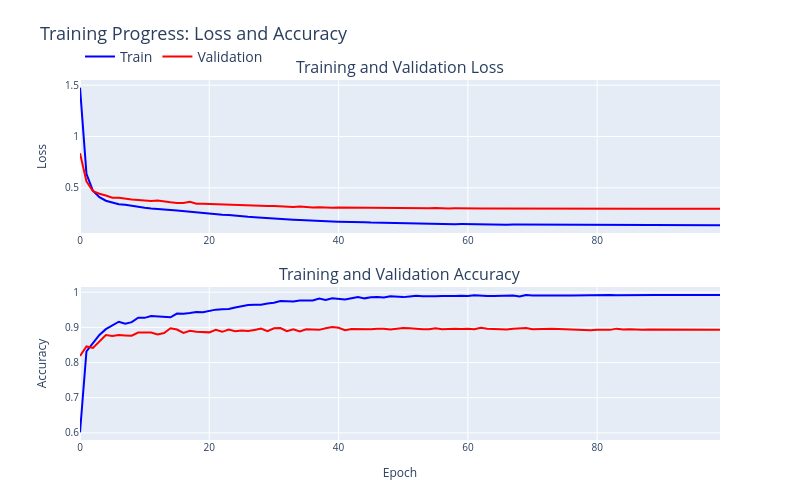

Notebook cell for this chart:
### Code cell
# Create combined plot with loss and accuracy subplots

# Prepare data
loss_df = pd.DataFrame({
    'Epoch': list(range(len(train_losses))) + list(range(len(val_losses))),
    'Loss': train_losses + val_losses,
    'Type': ['Train'] * len(train_losses) + ['Validation'] * len(val_losses)
})

metric_df = pd.DataFrame({
    'Epoch': list(range(len(train_metrics))) + list(range(len(val_metrics))),
    'Accuracy': train_metrics + val_metrics,
    'Type': ['Train'] * len(train_metrics) + ['Validation'] * len(val_metrics)
})

# Create subplots
fig = make_subplots(
    rows=2, cols=1,
    subplot_titles=['Training and Validation Loss', 'Training and Validation Accuracy'],
    vertical_spacing=0.15
)

# Colors shared across metrics
colors = {'Train': 'blue', 'Validation': 'red'}

# Add loss plot traces (these will own the legend entries)
for type_name in ['Train', 'Validation']:
    type_data = loss_df[loss_df['Type'] == type_name]
    fig.add_trace(
        go.Scatter(
            x=type_data['Epoch'],
            y=type_data['Loss'],
            mode='lines',
            name=type_name,               # Single legend entry per type
            legendgroup=type_name,
            showlegend=True,              # Only show legend for loss traces
            line=dict(color=colors[type_name], width=2),
            hovertemplate=f"Epoch %{{x}}<br>{type_name} Loss: %{{y:.4f}}<extra></extra>"
        ),
        row=1, col=1
    )

# Add accuracy plot traces (no new legend entries, grouped with loss) - now solid lines
for type_name in ['Train', 'Validation']:
    type_data = metric_df[metric_df['Type'] == type_name]
    fig.add_trace(
        go.Scatter(
            x=type_data['Epoch'],
            y=type_data['Accuracy'],
            mode='lines',
            name=type_name,               # Same name but suppressed in legend
            legendgroup=type_name,
            showlegend=False,
            line=dict(color=colors[type_name], width=2),
            hovertemplate=f"Epoch %{{x}}<br>{type_name} Accuracy: %{{y:.4f}}<extra></extra>"
        ),
        row=2, col=1
    )

# Update layout (dimensions & base styling)
fig.update_layout(
    height=500,
    width=fig_width,
    title_text="Training Progress: Loss and Accuracy",
    showlegend=True,
    legend=dict(title=None, orientation='h', yanchor='bottom', y=1.02, xanchor='left', x=0),
    margin=dict(l=80, r=80, t=80, b=60)
)

# Axis labels
fig.update_xaxes(title_text="Epoch", row=2, col=1)
fig.update_yaxes(title_text="Loss", row=1, col=1)
fig.update_yaxes(title_text="Accuracy", row=2, col=1)

# Apply custom font sizes
fig.update_layout(
    title_font=dict(size=title_fontsize),
    font=dict(size=legend_fontsize),
    legend=dict(font=dict(size=legend_fontsize))
)

# Axis title and tick font tuning
axis_title_size = max(legend_fontsize - 2, int(0.85 * legend_fontsize))
axis_tick_size = max(legend_fontsize - 4, int(0.7 * legend_fontsize))
fig.update_xaxes(title_font=dict(size=axis_title_size), tickfont=dict(size=axis_tick_size))
fig.update_yaxes(title_font=dict(size=axis_title_size), tickfont=dict(size=axis_tick_size))

fig.show()

# Save plot
fig.write_html("figures/cell_type/cell_type_training.html")
fig.write_image("figures/cell_type/cell_type_training.png", width=fig_width, height=500, scale=2)

### Figure 1 — Plotly figure (JSON) as saved in the notebook; plotly's stock layout.template omitted (floating-point values rounded to 4 significant figures)
{"data": [{"hovertemplate": "Epoch %{x}<br>Train Loss: %{y:.4f}<extra></extra>", "legendgroup": "Train", "line": {"color": "blue", "width": 2}, "mode": "lines", "name": "Train", "showlegend": true, "type": "scatter", "x": [0, 1, 2, 3, 4, 5, 6, 7, 8, 9, 10, 11, 12, 13, 14, 15, 16, 17, 18, 19, 20, 21, 22, 23, 24, 25, 26, 27, 28, 29, 30, 31, 32, 33, 34, 35, 36, 37, 38, 39, 40, 41, 42, 43, 44, 45, 46, 47, 48, 49, 50, 51, 52, 53, 54, 55, 56, 57, 58, 59, 60, 61, 62, 63, 64, 65, 66, 67, 68, 69, 70, 71, 72, 73, 74, 75, 76, 77, 78, 79, 80, 81, 82, 83, 84, 85, 86, 87, 88, 89, 90, 91, 92, 93, 94, 95, 96, 97, 98, 99], "xaxis": "x", "y": [1.476, 0.6351, 0.4708, 0.4092, 0.3739, 0.3535, 0.3397, 0.3354, 0.3239, 0.3164, 0.3052, 0.2987, 0.2955, 0.2947, 0.2844, 0.278, 0.2717, 0.2668, 0.2649, 0.2555, 0.2487, 0.2439, 0.2378, 0.236, 0.2279, 0.2208, 0.2177, 0.2138, 0.2089, 0.2052, 0.1979, 0.1952, 0.1921, 0.1891, 0.1861, 0.182, 0.1794, 0.1768, 0.1757, 0.1714, 0.1698, 0.1696, 0.1663, 0.1635, 0.164, 0.161, 0.1594, 0.1578, 0.1562, 0.1552, 0.1551, 0.1527, 0.1509, 0.15, 0.1509, 0.1488, 0.1484, 0.1465, 0.1456, 0.1459, 0.1441, 0.1427, 0.1427, 0.1428, 0.142, 0.1415, 0.1406, 0.1411, 0.1408, 0.1396, 0.1388, 0.1386, 0.138, 0.1377, 0.1376, 0.1376, 0.1368, 0.1362, 0.1368, 0.1362, 0.1351, 0.1353, 0.1357, 0.135, 0.1357, 0.1353, 0.1347, 0.1348, 0.1348, 0.1339, 0.1347, 0.1344, 0.1345, 0.1341, 0.1345, 0.1345, 0.1345, 0.1345, 0.134, 0.1345], "yaxis": "y"}, {"hovertemplate": "Epoch %{x}<br>Validation Loss: %{y:.4f}<extra></extra>", "legendgroup": "Validation", "line": {"color": "red", "width": 2}, "mode": "lines", "name": "Validation", "showlegend": true, "type": "scatter", "x": [0, 1, 2, 3, 4, 5, 6, 7, 8, 9, 10, 11, 12, 13, 14, 15, 16, 17, 18, 19, 20, 21, 22, 23, 24, 25, 26, 27, 28, 29, 30, 31, 32, 33, 34, 35, 36, 37, 38, 39, 40, 41, 42, 43, 44, 45, 46, 47, 48, 49, 50, 51, 52, 53, 54, 55, 56, 57, 58, 59, 60, 61, 62, 63, 64, 65, 66, 67, 68, 69, 70, 71, 72, 73, 74, 75, 76, 77, 78, 79, 80, 81, 82, 83, 84, 85, 86, 87, 88, 89, 90, 91, 92, 93, 94, 95, 96, 97, 98, 99], "xaxis": "x", "y": [0.8364, 0.5618, 0.468, 0.4419, 0.4241, 0.4037, 0.4033, 0.3931, 0.3855, 0.381, 0.3728, 0.3719, 0.3755, 0.3646, 0.3581, 0.3512, 0.3517, 0.3629, 0.3445, 0.3441, 0.3416, 0.3369, 0.3374, 0.3353, 0.327, 0.3283, 0.3254, 0.3227, 0.3189, 0.3213, 0.3233, 0.3186, 0.3153, 0.312, 0.3169, 0.3107, 0.3088, 0.3108, 0.3063, 0.3049, 0.3077, 0.3069, 0.3035, 0.3052, 0.3048, 0.304, 0.302, 0.3033, 0.3015, 0.3019, 0.3001, 0.2995, 0.2989, 0.2991, 0.3007, 0.3019, 0.2986, 0.2989, 0.2994, 0.2974, 0.2978, 0.2974, 0.2979, 0.297, 0.2971, 0.2964, 0.2965, 0.2961, 0.2963, 0.2965, 0.2958, 0.2955, 0.2957, 0.2952, 0.2957, 0.2958, 0.2952, 0.295, 0.2953, 0.2946, 0.2948, 0.2951, 0.295, 0.2952, 0.2948, 0.2948, 0.2946, 0.2948, 0.2948, 0.2946, 0.2946, 0.2946, 0.2946, 0.2947, 0.2947, 0.2946, 0.2946, 0.2946, 0.2946, 0.2946], "yaxis": "y"}, {"hovertemplate": "Epoch %{x}<br>Train Accuracy: %{y:.4f}<extra></extra>", "legendgroup": "Train", "line": {"color": "blue", "width": 2}, "mode": "lines", "name": "Train", "showlegend": false, "type": "scatter", "x": [0, 1, 2, 3, 4, 5, 6, 7, 8, 9, 10, 11, 12, 13, 14, 15, 16, 17, 18, 19, 20, 21, 22, 23, 24, 25, 26, 27, 28, 29, 30, 31, 32, 33, 34, 35, 36, 37, 38, 39, 40, 41, 42, 43, 44, 45, 46, 47, 48, 49, 50, 51, 52, 53, 54, 55, 56, 57, 58, 59, 60, 61, 62, 63, 64, 65, 66, 67, 68, 69, 70, 71, 72, 73, 74, 75, 76, 77, 78, 79, 80, 81, 82, 83, 84, 85, 86, 87, 88, 89, 90, 91, 92, 93, 94, 95, 96, 97, 98, 99], "xaxis": "x2", "y": [0.6016, 0.832, 0.8551, 0.8785, 0.8949, 0.9062, 0.916, 0.9102, 0.9148, 0.9273, 0.927, 0.932, 0.9309, 0.9285, 0.9285, 0.9391, 0.9387, 0.9406, 0.9437, 0.943, 0.9473, 0.9504, 0.9516, 0.9523, 0.9566, 0.9602, 0.9633, 0.9645, 0.9641, 0.968, 0.9699, 0.9746, 0.973, 0.9734, 0.9766, 0.977, 0.9766, 0.982, 0.9777, 0.9828, 0.9809, 0.9789, 0.9828, 0.9859, 0.9824, 0.9855, 0.9863, 0.9848, 0.9883, 0.9867, 0.9859, 0.9879, 0.9898, 0.9883, 0.9895, 0.9887, 0.9895, 0.9887, 0.9895, 0.9898, 0.9895, 0.9914, 0.9898, 0.9895, 0.9895, 0.9898, 0.991, 0.9906, 0.9875, 0.9918, 0.9906, 0.991, 0.991, 0.991, 0.9918, 0.9906, 0.9906, 0.991, 0.9906, 0.9918, 0.993, 0.9918, 0.9922, 0.9914, 0.9918, 0.9926, 0.9918, 0.9922, 0.9922, 0.9922, 0.9922, 0.9926, 0.9922, 0.9922, 0.9922, 0.9922, 0.9922, 0.9926, 0.9922, 0.9922], "yaxis": "y2"}, {"hovertemplate": "Epoch %{x}<br>Validation Accuracy: %{y:.4f}<extra></extra>", "legendgroup": "Validation", "line": {"color": "red", "width": 2}, "mode": "lines", "name": "Validation", "showlegend": false, "type": "scatter", "x": [0, 1, 2, 3, 4, 5, 6, 7, 8, 9, 10, 11, 12, 13, 14, 15, 16, 17, 18, 19, 20, 21, 22, 23, 24, 25, 26, 27, 28, 29, 30, 31, 32, 33, 34, 35, 36, 37, 38, 39, 40, 41, 42, 43, 44, 45, 46, 47, 48, 49, 50, 51, 52, 53, 54, 55, 56, 57, 58, 59, 60, 61, 62, 63, 64, 65, 66, 67, 68, 69, 70, 71, 72, 73, 74, 75, 76, 77, 78, 79, 80, 81, 82, 83, 84, 85, 86, 87, 88, 89, 90, 91, 92, 93, 94, 95, 96, 97, 98, 99], "xaxis": "x2", "y": [0.8188, 0.8458, 0.8415, 0.8589, 0.8781, 0.8753, 0.8781, 0.8771, 0.8762, 0.8851, 0.8842, 0.8852, 0.8799, 0.884, 0.8974, 0.8937, 0.8842, 0.8901, 0.8877, 0.8859, 0.8858, 0.8929, 0.8873, 0.8937, 0.8892, 0.891, 0.8894, 0.8927, 0.8964, 0.8894, 0.8972, 0.8981, 0.8892, 0.8944, 0.8885, 0.8944, 0.8944, 0.8929, 0.8972, 0.9007, 0.899, 0.892, 0.8955, 0.8948, 0.8944, 0.8946, 0.8964, 0.8964, 0.8937, 0.8964, 0.8981, 0.8972, 0.8955, 0.8946, 0.8946, 0.8972, 0.8946, 0.8964, 0.8964, 0.8955, 0.8964, 0.8946, 0.899, 0.8964, 0.8955, 0.8946, 0.8937, 0.8964, 0.8972, 0.8981, 0.8946, 0.8955, 0.8946, 0.8964, 0.8955, 0.8946, 0.8937, 0.8937, 0.892, 0.892, 0.8929, 0.8937, 0.8929, 0.8964, 0.8937, 0.8946, 0.8929, 0.8929, 0.8937, 0.8937, 0.8937, 0.8937, 0.8929, 0.8929, 0.8929, 0.8929, 0.8929, 0.8929, 0.8929, 0.8929], "yaxis": "y2"}], "layout": {"annotations": [{"font": {"size": 16}, "showarrow": false, "text": "Training and Validation Loss", "x": 0.5, "xanchor": "center", "xref": "paper", "y": 1, "yanchor": "bottom", "yref": "paper"}, {"font": {"size": 16}, "showarrow": false, "text": "Training and Validation Accuracy", "x": 0.5, "xanchor": "center", "xref": "paper", "y": 0.425, "yanchor": "bottom", "yref": "paper"}], "font": {"size": 14}, "height": 500, "legend": {"font": {"size": 14}, "orientation": "h", "title": {}, "x": 0, "xanchor": "left", "y": 1.02, "yanchor": "bottom"}, "margin": {"b": 60, "l": 80, "r": 80, "t": 80}, "showlegend": true, "title": {"font": {"size": 18}, "text": "Training Progress: Loss and Accuracy"}, "width": 800, "xaxis": {"anchor": "y", "domain": [0, 1], "tickfont": {"size": 10}, "title": {"font": {"size": 12}}}, "xaxis2": {"anchor": "y2", "domain": [0, 1], "tickfont": {"size": 10}, "title": {"font": {"size": 12}, "text": "Epoch"}}, "yaxis": {"anchor": "x", "domain": [0.575, 1], "tickfont": {"size": 10}, "title": {"font": {"size": 12}, "text": "Loss"}}, "yaxis2": {"anchor": "x2", "domain": [0, 0.425], "tickfont": {"size": 10}, "title": {"font": {"size": 12}, "text": "Accuracy"}}}}
